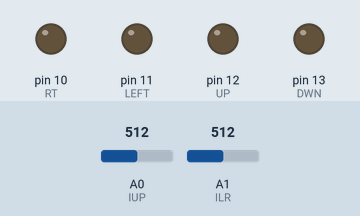
This sketch was run on a simulated Arduino Uno, built with avr-gcc and run on an emulated ATmega328P. On the bench: output pins drawn as LEDs (lit = HIGH). The test bench sets the inputs (shaded band); at power-on: A0 (IUP) = 512, A1 (ILR) = 512.

Above: at 1.2 s.
1.3 s: A0 (IUP) set to 532
At 2.5 s:
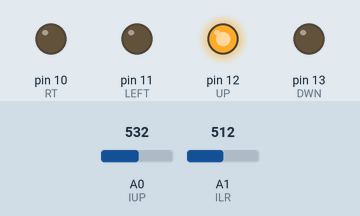
2.8 s: A1 (ILR) set to 535
At 4.0 s:
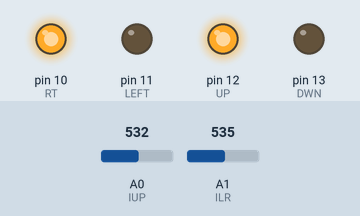
4.3 s: A0 (IUP) set to 511
At 5.4 s:
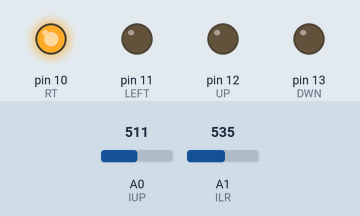
5.8 s: A1 (ILR) set to 306
At 6.8 s:
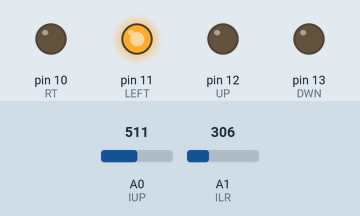
7.3 s: A0 (IUP) set to 306
At 8.2 s:
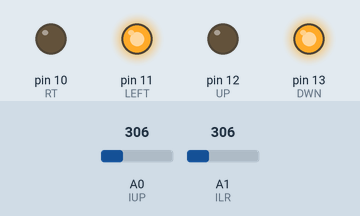
8.8 s: A1 (ILR) set to 511
At 9.6 s:
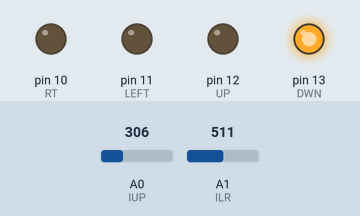
Timing chart, 0 to 11.3 s (numbered marks = the images above; inputs shaded):
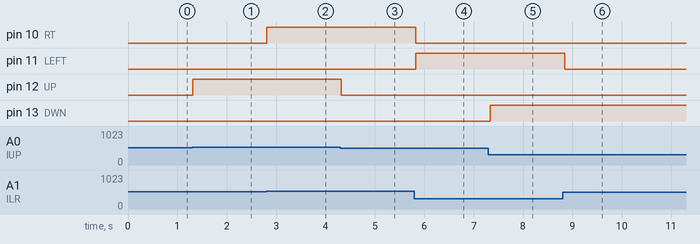

The sketch:

joystick_led.ino
```cpp
//İLYAS ATALAY
//Joystick ile led koltrolü.
int UD = 0;
int LR = 0;

/* Arduino çıkış pinleri */

int DWN = 13;
int UP = 12;
int LEFT = 11;
int RT = 10;

/*Arduino giriş pinleri */

int IUP=A0;
int ILR=A1;
int MID = 10; // 10 merkez olarak ayarlandı.
int LRMID = 0;
int UPMID = 0;

void setup(){ //Pinlerin giriş çıkışları atanıyor.
pinMode(DWN, OUTPUT);
pinMode(UP, OUTPUT);
pinMode(LEFT, OUTPUT);
pinMode(RT, OUTPUT);
digitalWrite(DWN, HIGH);
digitalWrite(UP, HIGH);
digitalWrite(LEFT, HIGH);
digitalWrite(RT, HIGH);

//merkez ayarı

LRMID = analogRead(ILR);
UPMID = analogRead(IUP); }

void loop(){
UD = analogRead(IUP);
LR = analogRead(ILR);

// Yukarı - Aşağı

if(UD < UPMID - MID){
digitalWrite(DWN, HIGH);
}
else{
digitalWrite(DWN, LOW);
}
if(UD > UPMID + MID)
{ digitalWrite(UP, HIGH);
}
else{
digitalWrite(UP, LOW);
} // Sol - Sağ
if(LR < LRMID - MID){
digitalWrite(LEFT, HIGH);
}
else{
digitalWrite(LEFT, LOW);
}

if(LR > LRMID + MID){
digitalWrite(RT, HIGH);
}
else{
digitalWrite(RT, LOW);
}
delay(50);
}
```

Measured:
- the behaviour switches between 522 and 523 on A0 (IUP) (found by bisection; images 0 and 1)
- the behaviour switches between 522 and 523 on A1 (ILR) (found by bisection; images 1 and 2)
- after the input at 1.3 s, pin 12 (UP): LOW → HIGH at once
- after the input at 2.8 s, pin 10 (RT): LOW → HIGH at once
- after the input at 4.3 s, pin 12 (UP): HIGH → LOW at once
- after the input at 5.8 s, pin 10 (RT): HIGH → LOW at once; pin 11 (LEFT): LOW → HIGH at once
- after the input at 7.3 s, pin 13 (DWN): LOW → HIGH at once
- after the input at 8.8 s, pin 11 (LEFT): HIGH → LOW at once
